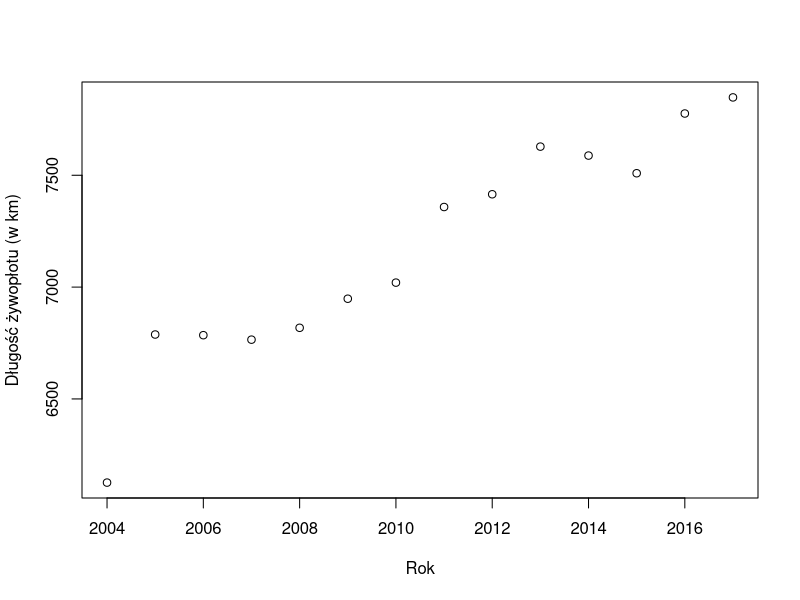

R code for this plot:
## ---- chunk 1
# install.packages("readxl") # instalacja pakietu
library(readxl) # wczytanie do pamięci

dane <- read_xlsx("data/zywoploty.xlsx")
summary(dane)

## ---- chunk 2
plot(x = dane$rok, y = dane$zywoploty_miasta, type = "p", xlab = "Rok", ylab = "Długość żywopłotu (w km)")
